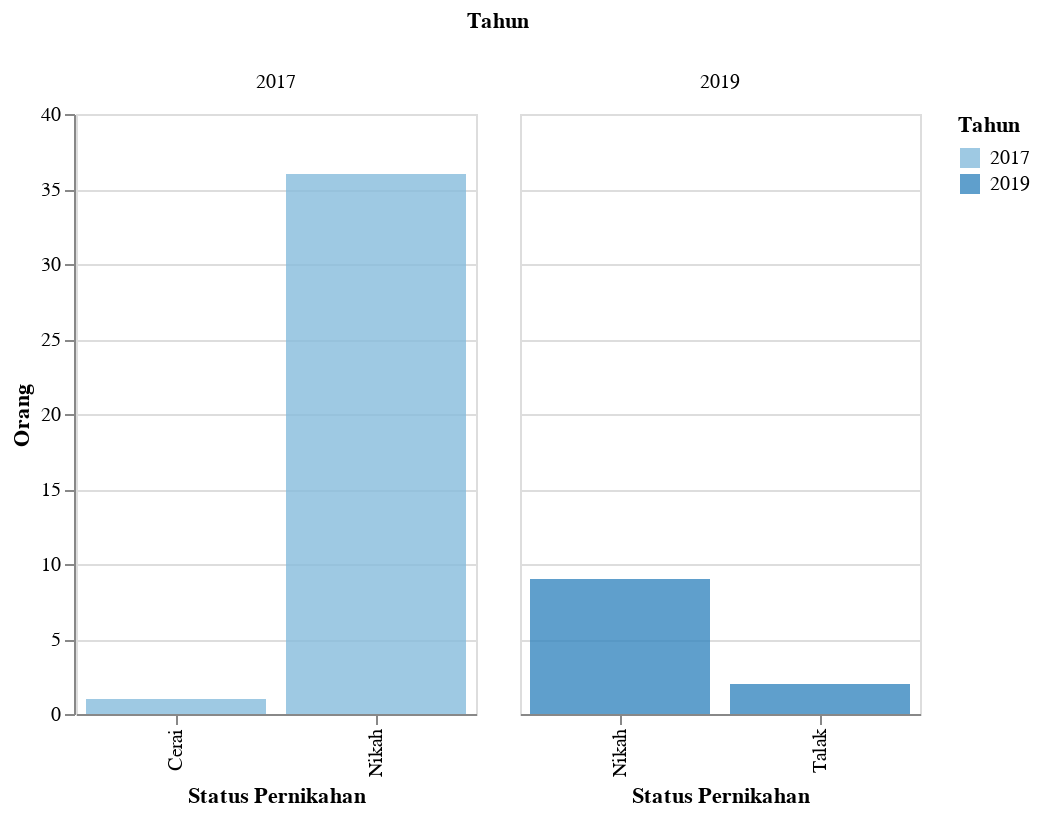

Notebook source saved alongside this figure:
### Markdown cell above
<h2> Status Pernikahan</h2>

### Code cell
df_8 = data('Status Pernikahan')
plot_2(df_8,'Orang','Status Pernikahan',200)

### Figure 1 — Vega-Lite specification as saved in the notebook (floating-point values rounded to 4 significant figures)
{"config": {"view": {"continuousWidth": 400, "continuousHeight": 300}}, "data": {"name": "data-ad8b07959a626ac1ccee041f111d1f9f"}, "mark": {"type": "bar", "opacity": 0.8}, "encoding": {"color": {"condition": {"type": "ordinal", "field": "Tahun", "selection": "selector149"}, "value": "lightgray"}, "column": {"type": "ordinal", "field": "Tahun"}, "tooltip": [{"type": "quantitative", "field": "Tahun"}, {"type": "nominal", "field": "Keterangan"}, {"type": "nominal", "field": "N"}, {"type": "nominal", "field": "Satuan"}], "x": {"type": "ordinal", "field": "Keterangan", "title": "Status Pernikahan"}, "y": {"type": "quantitative", "field": "N", "title": "Orang"}}, "resolve": {"scale": {"x": "independent"}}, "selection": {"selector149": {"type": "single", "encodings": ["x", "color"]}, "selector150": {"type": "interval", "bind": "scales", "encodings": ["x", "y"]}}, "width": 200, "$schema": "https://vega.github.io/schema/vega-lite/v4.8.1.json", "datasets": {"data-ad8b07959a626ac1ccee041f111d1f9f": [{"Tahun": 2017, "Kode": 1, "Data": "Kependudukan", "Kode Kategori": 1.11, "Kategori": "Status Pernikahan", "Keterangan": "Nikah", "N": "36", "Satuan": "Orang"}, {"Tahun": 2017, "Kode": 1, "Data": "Kependudukan", "Kode Kategori": 1.11, "Kategori": "Status Pernikahan", "Keterangan": "Talak", "N": null, "Satuan": "Orang"}, {"Tahun": 2017, "Kode": 1, "Data": "Kependudukan", "Kode Kategori": 1.11, "Kategori": "Status Pernikahan", "Keterangan": "Cerai", "N": "1", "Satuan": "Orang"}, {"Tahun": 2017, "Kode": 1, "Data": "Kependudukan", "Kode Kategori": 1.11, "Kategori": "Status Pernikahan", "Keterangan": "Rujuk", "N": null, "Satuan": "Orang"}, {"Tahun": 2019, "Kode": 1, "Data": "Kependudukan", "Kode Kategori": 1.11, "Kategori": "Status Pernikahan", "Keterangan": "Nikah", "N": 9.0, "Satuan": "Orang"}, {"Tahun": 2019, "Kode": 1, "Data": "Kependudukan", "Kode Kategori": 1.11, "Kategori": "Status Pernikahan", "Keterangan": "Talak", "N": 2.0, "Satuan": "Orang"}, {"Tahun": 2019, "Kode": 1, "Data": "Kependudukan", "Kode Kategori": 1.11, "Kategori": "Status Pernikahan", "Keterangan": "Cerai", "N": null, "Satuan": "Orang"}, {"Tahun": 2019, "Kode": 1, "Data": "Kependudukan", "Kode Kategori": 1.11, "Kategori": "Status Pernikahan", "Keterangan": "Rujuk", "N": null, "Satuan": "Orang"}]}}
